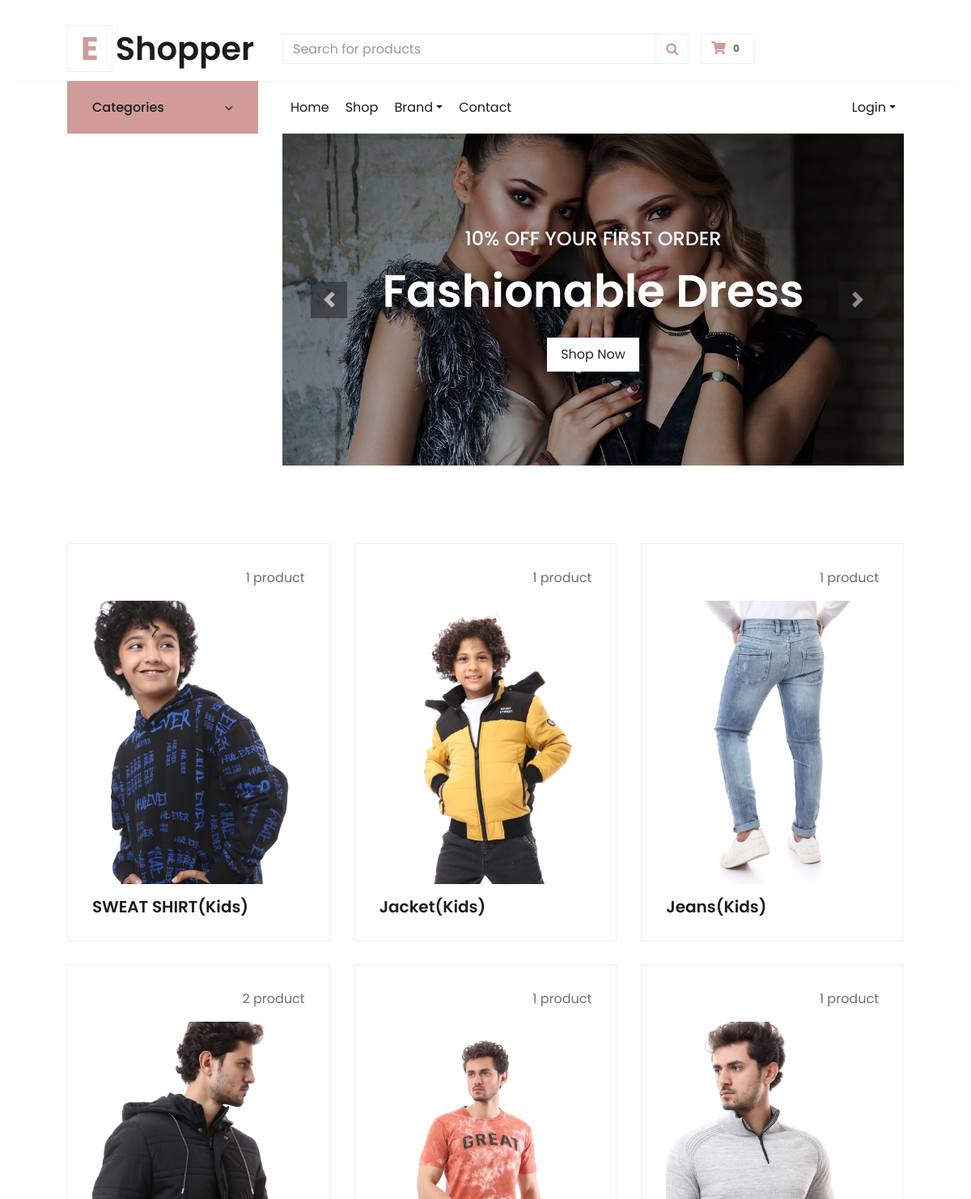
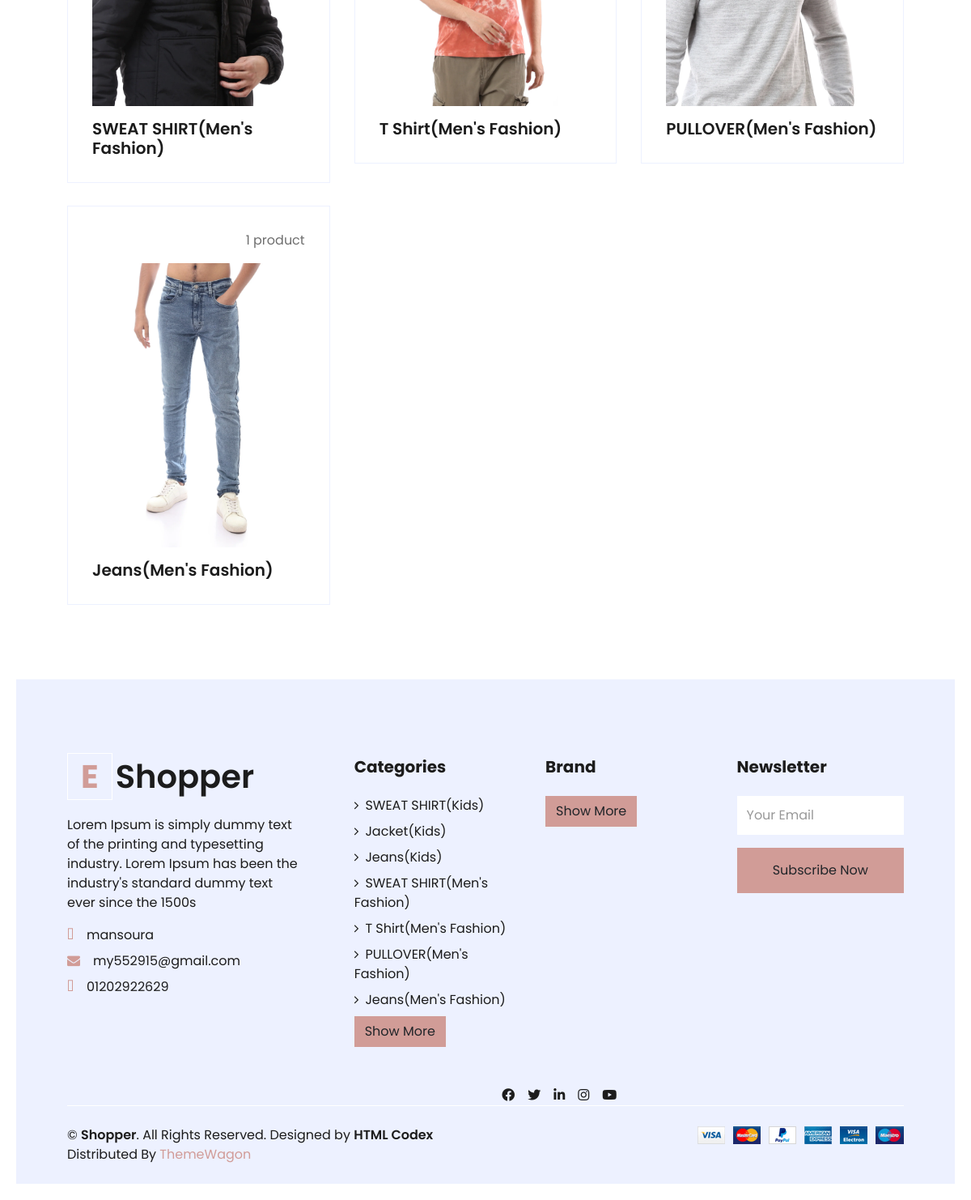
The page /category on the database its author committed (2 pictures, top to bottom).
### settings/models.py (models this page shows, shortened)
class Info(models.Model):
    site_name = models.CharField( max_length=50)
    description = models.TextField(max_length=1000)
    phone = models.CharField( max_length=30 , null=True, blank=True)
    email = models.EmailField( max_length=254 , null=True, blank=True)
    address = models.CharField( max_length=50 , null=True, blank=True)
    image = models.ImageField(upload_to='settings/', null=True, blank=True )
    fb_link = models.URLField( max_length=200)
    twitter_link = models.URLField( max_length=200)
    instagram_link = models.URLField( max_length=200)

### product/models.py (models this page shows)
class Subcategory(models.Model):
    category = models.ForeignKey(ProductCategory, on_delete=models.CASCADE)
    name = models.CharField(max_length=100)
    image = models.ImageField(upload_to='subcategoryimages/',blank=True)
    def __str__(self):
        return self.name

class ProductCategory(models.Model):
    name = models.CharField(max_length=60)
    def __str__(self):
        return self.name

### settings/views.py (the view)
# urls.py: path('category', CategoryList.as_view() ,name = 'category_list'),
class CategoryList(ListView):
    model = ProductCategory

### accounts/favourite_context.py (called while the page is built, shortened)
def counter(request):
    product_count = 0
    return dict(product_count=product_count)

### carts/cart_context.py (called while the page is built)
def counter(request):
    cart_count = 0
    if 'admin' in request.path:
        return{}
    else :
        try :
            cart = Cart.objects.filter(cart_id=_cart_id(request))
            if request.user.is_authenticated:
                cart_items= CartItem.objects.all().filter(user=request.user)
            else:
                cart_items = CartItem.objects.all().filter(cart=cart[:1])
            for cart_item in cart_items:
                cart_count+=cart_item.quantity
        except Cart.DoesNotExist:
            cart_count=0
    return dict(cart_count=cart_count)

### carts/views.py (called while the page is built)
def _cart_id(request):
    cart = request.session.session_key
    if not cart:
        cart = request.session.create()
    return cart

### settings/templates/product/productcategory_list.html
{% extends 'base.html' %}
{% load static %}
{% block body %}
<div class="container-fluid pt-5">
    <div class="row px-xl-5 pb-3">
        {% for category in categories_footer  %}
        {% for subcategory in subcategories %}
        {% if subcategory.category == category %}
        <div class="col-lg-4 col-md-6 pb-1">
            <div class="cat-item d-flex flex-column border mb-4" style="padding: 30px;">
                <p class="text-right">{{subcategory.product_count}}&nbsp;product</p>
                <a href="{% url 'product:product_by_category' subcategory.id %}" class="cat-img position-relative overflow-hidden mb-3">
                    <img class="img-fluid" src="{{subcategory.image.url}}" alt="">
                </a>
                <h5 class="font-weight-semi-bold m-0">{{subcategory}}({{category.name}})</h5>
            </div>
        </div>
        {% endif %}
        {% endfor %}
        {% endfor %}
    </div>
</div>
{% endblock body %}

### templates/base.html (shortened to what this page needs)
{% load static %}
<!DOCTYPE html>
<html lang="en">
<head>
    <link href="https://cdnjs.cloudflare.com/ajax/libs/font-awesome/5.10.0/css/all.min.css" rel="stylesheet">
    <link rel="stylesheet" href="https://cdnjs.cloudflare.com/ajax/libs/font-awesome/4.7.0/css/font-awesome.min.css">
    <link href="{% static 'lib4/owlcarousel/assets/owl.carousel.min.css'%}" rel="stylesheet">
    <link href="{% static 'css4/style.css'%}" rel="stylesheet">
    <link href="{% static 'css4/review.css'%}" rel="stylesheet">
    <link href="{% static 'css4/custom.css'%}" rel="stylesheet">
</head>
<body>
    <div class="container-fluid">
        <div class="row align-items-center py-3 px-xl-5">
            <div class="col-lg-3 d-none d-lg-block">
                <a href="/" class="text-decoration-none">
                    <h1 class="m-0 display-5 font-weight-semi-bold"><span
                            class="text-primary font-weight-bold border px-3 mr-1">E</span>{{myfooter.site_name}}</h1>
                </a>
            </div>
            <div class="col-lg-6 col-6 text-left">
                <form action="{% url 'product:search' %}" method="GET">
                    <div class="input-group">
                        <input type="text" name="q" class="form-control" placeholder="Search for products">
                        <div class="input-group-append">
                            <span class="input-group-text bg-transparent text-primary">
                                <i class="fa fa-search"></i>
                            </span>
                        </div>
                    </div>
                </form>
            </div>
                <a href="{% url 'carts:cart'%}" class="btn border">
                    <i class="fas fa-shopping-cart text-primary"></i>
                    <span class="badge">{{cart_count}}</span>
                </a>
            </div>
        </div>
        <div class="container-fluid mb-5">
            <div class="row border-top px-xl-5">
                <div class="col-lg-3 d-none d-lg-block">
                    <a class="btn shadow-none d-flex align-items-center justify-content-between bg-primary text-white w-100"
                        data-toggle="collapse" href="#navbar-vertical"
                        style="height: 65px; margin-top: -1px; padding: 0 30px;">
                        <h6 class="m-0">Categories</h6>
                        <i class="fa fa-angle-down text-dark"></i>
                    </a>
                </div>
                <div class="col-lg-9">
                    <nav class="navbar navbar-expand-lg bg-light navbar-light py-3 py-lg-0 px-0">
                        <div class="collapse navbar-collapse justify-content-between" id="navbarCollapse">
                            <div class="navbar-nav mr-auto py-0">
                                <a href="/" class="nav-item nav-link ">Home</a>
                                <a href="{% url 'product:product_list'%}" class="nav-item nav-link">Shop</a>
                                <div class="nav-item dropdown">
                                    <a href="#" class="nav-link dropdown-toggle " data-toggle="dropdown">Brand</a>
                                </div>
                                <a href="{% url 'settings:contact'%}" class="nav-item nav-link">Contact</a>
                            </div>
                            <div class="navbar-nav ml-auto py-0">
                                {% if request.user.is_authenticated %}
                                <div class="nav-item dropdown">
                                    <a href="#" class="nav-link dropdown-toggle" data-toggle="dropdown">Profile</a>
                                    <div class="dropdown-menu rounded-0 m-0">
                                        <a href="{% url 'accounts:profile' %}" class="dropdown-item">Profile</a>
                                        <a href="{% url 'accounts:user_favourites' %}"
                                            class="dropdown-item">Favourit</a>
                                        <a href="{% url 'accounts:orders' %}" class="dropdown-item">Orders</a>
                                        <a href="{% url 'password_change' %}" class="dropdown-item">Change Password</a>
                                        <a href="{% url 'accounts:forgotPassword' %}" class="dropdown-item">Rest
                                            Password</a>
                                        <a href="{% url 'logout' %}" class="dropdown-item">Logout</a>
                                    </div>
                                </div>
                                {% else %}
                                <div class="nav-item dropdown">
                                    <a href="#" class="nav-link dropdown-toggle" data-toggle="dropdown">Login</a>
                                </div>
                                {% endif %}
                            </div>
                        </div>
                    </nav>
                    <div id="header-carousel" class="carousel slide" data-ride="carousel">
                        <div class="carousel-inner">
                            <div class="carousel-item active" style="height: 410px;">
                                <img class="img-fluid" src="{% static 'img4/carousel-1.jpg'%}" alt="Image">
                                <div
                                    class="carousel-caption d-flex flex-column align-items-center justify-content-center">
                                    <div class="p-3" style="max-width: 700px;">
                                        <h4 class="text-light text-uppercase font-weight-medium mb-3">10% Off Your First
                                            Order</h4>
                                        <h3 class="display-4 text-white font-weight-semi-bold mb-4">Fashionable Dress
                                        </h3>
                                        <a href="{%url 'product:product_list'%}" class="btn btn-light py-2 px-3">Shop
                                            Now</a>
                                    </div>
                                </div>
                            </div>
                        </div>
                        <a class="carousel-control-prev" href="#header-carousel" data-slide="prev">
                            <div class="btn btn-dark" style="width: 45px; height: 45px;">
                                <span class="carousel-control-prev-icon mb-n2"></span>
                            </div>
                        </a>
                        <a class="carousel-control-next" href="#header-carousel" data-slide="next">
                            <div class="btn btn-dark" style="width: 45px; height: 45px;">
                                <span class="carousel-control-next-icon mb-n2"></span>
                            </div>
                        </a>
                    </div>
                </div>
            </div>
        </div>
        {% block body %}
        {% endblock body %}
        <div class="container-fluid bg-secondary text-dark mt-5 pt-5">
            <div class="row px-xl-5 pt-5">
                <div class="col-lg-4 col-md-12 mb-5 pr-3 pr-xl-5">
                    <a href="/" class="text-decoration-none">
                        <h1 class="mb-4 display-5 font-weight-semi-bold"><span
                                class="text-primary font-weight-bold border border-white px-3 mr-1">E</span>{{myfooter.site_name}}
                        </h1>
                    </a>
                    <p>{{myfooter.description}}</p>
                    <p class="mb-2"><i class="fa fa-map-marker-alt text-primary mr-3"></i>{{myfooter.address}}</p>
                    <p class="mb-2"><i class="fa fa-envelope text-primary mr-3"></i>{{myfooter.email}}</p>
                    <p class="mb-0"><i class="fa fa-phone-alt text-primary mr-3"></i>{{myfooter.phone}}</p>
                </div>
                <div class="col-lg-8 col-md-12">
                    <div class="row">
                        <div class="col-md-4 mb-5">
                            <h5 class="font-weight-bold text-dark mb-4">Categories</h5>
                            <div class="d-flex flex-column justify-content-start">
                                {% for category in categories_footer %}
                                {% for subcategory in category.subcategory_set.all %}
                                <a class="text-dark mb-2" href="{% url 'product:product_by_category' subcategory.id %}"><i
                                        class="fa fa-angle-right mr-2"></i>{{subcategory}}({{category}})</a>
                                {% endfor %}
                                {% endfor %}
                                <a href="{% url 'settings:category_list'  %}"><button type="button"
                                        class="btn btn-primary">Show
                                        More</button></a>
                            </div>
                        </div>
                        <div class="col-md-4 mb-5">
                            <h5 class="font-weight-bold text-dark mb-4">Brand</h5>
                            <div class="d-flex flex-column justify-content-start">
                                <a href="{% url 'settings:brand_list'  %}"><button type="button"
                                        class="btn btn-primary">Show
                                        More</button></a>
                            </div>
                        </div>
                        <div id="main_form_div" class="col-md-4 mb-5">
                            <h5 class="font-weight-bold text-dark mb-4">Newsletter</h5>
                            <form id="newsletters_form" action="{% url 'home:newsletter2' %}" method="POST">
                                <div class="form-group">
                                    <input type="email" name="emailinput" class="form-control border-0 py-4"
                                        placeholder="Your Email" required="required" />
                                </div>
                                <div>
                                    <button class="btn btn-primary btn-block border-0 py-3" type="submit">Subscribe
                                        Now</button>
                                </div>
                            </form>
                        </div>
                        <div class="col-lg-6 text-center text-lg-right">
                            <div class="d-inline-flex align-items-center">
                                <a class="text-dark px-2" href="{{myfooter.fb_link}}">
                                    <i class="fab fa-facebook-f"></i>
                                </a>
                                <a class="text-dark px-2" href="{{myfooter.twitter_link}}">
                                    <i class="fab fa-twitter"></i>
                                </a>
                                <a class="text-dark px-2" href="">
                                    <i class="fab fa-linkedin-in"></i>
                                </a>
                                <a class="text-dark px-2" href="">
                                    <i class="fab fa-instagram"></i>
                                </a>
                                <a class="text-dark pl-2" href="">
                                    <i class="fab fa-youtube"></i>
                                </a>
                            </div>
                        </div>
                    </div>
                </div>
            </div>
            <div class="row border-top border-light mx-xl-5 py-4">
                <div class="col-md-6 px-xl-0">
                    <p class="mb-md-0 text-center text-md-left text-dark">
                        &copy; <a class="text-dark font-weight-semi-bold" href="#">{{myfooter.site_name}}</a>. All
                        Rights
                        Reserved.
                        Designed
                        by
                        <a class="text-dark font-weight-semi-bold" href="https://htmlcodex.com">HTML Codex</a><br>
                        Distributed By <a href="https://themewagon.com" target="_blank">ThemeWagon</a>
                    </p>
                </div>
                <div class="col-md-6 px-xl-0 text-center text-md-right">
                    <img class="img-fluid" src="{% static 'img4/payments.png' %}" alt="">
                </div>
            </div>
        </div>
</body>
</html>

### templates/base.html (style rules this page uses)
body { font-family: Arial, sans-serif; background-color: #f4f4f4; margin: 0; padding: 20px; }
h1 { color: #333; }

### rows shown on the page
Info: site_name "Shopper", description "Lorem Ipsum is simply dummy text of the printing and typesetting industry. Lorem Ipsum has been the industry's standard dummy text ever since the 1500s", address "mansoura", email "my552915@gmail.com", phone "01202922629"
ProductCategory: name "Kids"
Subcategory: product_count "1", image (picture), name "SWEAT SHIRT"
Subcategory: product_count "1", image (picture), name "Jacket"
Subcategory: product_count "1", image (picture), name "Jeans"
ProductCategory: name "Men's Fashion"
Subcategory: product_count "2", image (picture), name "SWEAT SHIRT"
Subcategory: product_count "1", image (picture), name "T Shirt"
Subcategory: product_count "1", image (picture), name "PULLOVER"
Subcategory: product_count "1", image (picture), name "Jeans"

### other values the page prints
{{ cart_count }} "0"
